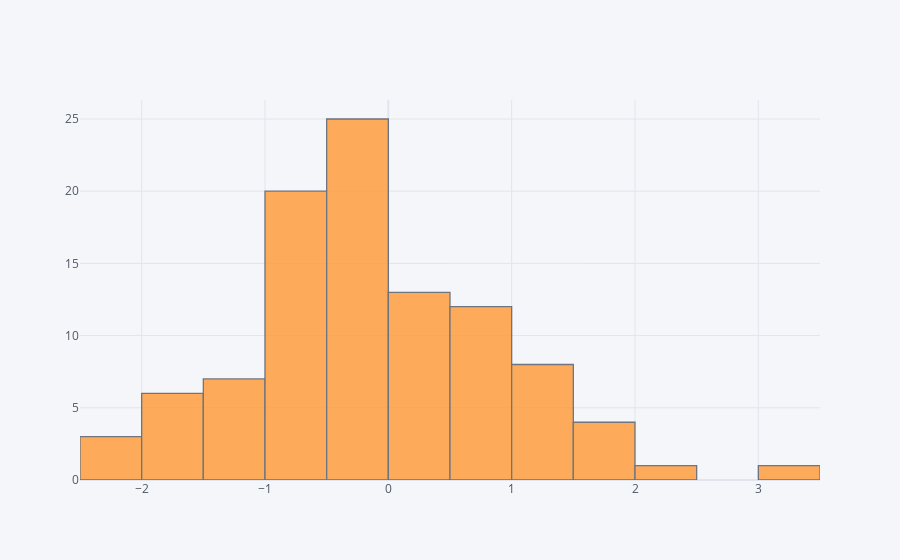

The notebook cell saved with this chart:
### Markdown cell above
**Histogram**

### Code cell
df["A"].iplot(kind = "hist", bins = 25)

### Figure 1 — Plotly figure (JSON) as saved in the notebook; plotly's stock layout.template omitted (floating-point values rounded to 4 significant figures)
{"data": [{"histfunc": "count", "histnorm": "", "marker": {"color": "rgba(255, 153, 51, 1.0)", "line": {"color": "#4D5663", "width": 1.3}}, "name": "A", "nbinsx": 25, "opacity": 0.8, "orientation": "v", "type": "histogram", "x": [0.9624, 0.661, -0.368, 1.291, -0.2173, -0.9857, 1.894, 1.138, 0.9756, -1.679, -0.7701, -2.375, -0.9075, -0.5631, -1.033, -0.2143, 0.1526, 0.3318, -0.9187, -0.3392, -1.854, 0.01431, 0.8238, 0.5301, -1.308, 1.827, -1.395, -0.9415, 1.691, -0.2798, -0.08902, -0.5153, 0.6068, 1.226, -0.2145, -0.3789, 0.3367, 2.048, -0.618, -0.3305, -1.623, 0.3182, 0.4397, 3.059, 0.4688, -0.6906, 0.871, 0.5959, 0.9461, -0.1966, 0.4391, 0.984, 0.09305, -2.432, 0.4673, -0.1685, -1.655, -1.808, -0.568, -0.4386, -1.25, -0.4145, -0.5587, 1.146, 0.5053, -0.3692, -0.9515, -0.701, 0.674, -0.9214, -0.1908, -0.2376, -0.3812, 1.206, -0.8056, -1.13, 1.462, -1.233, -0.01607, -0.4886, -0.9335, -0.2052, 0.1593, -0.5612, 0.4456, 1.384, -0.1441, -0.2335, 0.1498, 1.01, -0.7831, 1.917, -2.48, -0.09907, -0.7812, -0.6346, -1.935, -0.4849, -0.1979, -1.37]}], "layout": {"barmode": "overlay", "legend": {"bgcolor": "#F5F6F9", "font": {"color": "#4D5663"}}, "paper_bgcolor": "#F5F6F9", "plot_bgcolor": "#F5F6F9", "title": {"font": {"color": "#4D5663"}}, "xaxis": {"gridcolor": "#E1E5ED", "showgrid": true, "tickfont": {"color": "#4D5663"}, "title": {"font": {"color": "#4D5663"}, "text": ""}, "zerolinecolor": "#E1E5ED"}, "yaxis": {"gridcolor": "#E1E5ED", "showgrid": true, "tickfont": {"color": "#4D5663"}, "title": {"font": {"color": "#4D5663"}, "text": ""}, "zerolinecolor": "#E1E5ED"}}}
